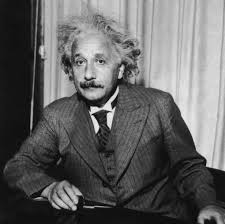
#> input picture images/einstein.jpeg, 225 x 224 px, found by its file name
$ jupyter execute 2-basis-and-fourier.ipynb
#> lines starting #> are read from the running program, lines starting #| are printed output that depends on the picture
# Image Filtering Module: Fourier Transform as Change of Basis

**Notes from Hany Farid's Computer Vision Course (UC Berkley)**
https://farid.berkeley.edu/downloads/tutorials/learnComputerVision/

[cell 1]
# Imports for this notebook
import numpy as np
import matplotlib.pyplot as plt
from scipy import ndimage
from scipy.signal import sepfir2d

## Basis and Fourier

### Canonical Basis

We have been talking about vectors assuming a canonical basis - which is to say that if we have a 2 dimensional space we typically assume that our two basis vectors ($\hat i$ and $\hat j$) are 1 along the relevant axis and everything else is 0.

So, the basis vector $\hat i$ in the x direction is (1,0) and the basis vector $\hat j$ in the y direction is (0,1). See the ["Change of Basis" video from 3Blue1Brown's Essence of Linear Algebra series](https://www.youtube.com/watch?v=P2LTAUO1TdA&list=PLZHQObOWTQDPD3MizzM2xVFitgF8hE_ab&index=13) for more intuition on that.

If we have a series of signals $[1,2,3,4,5,6,7]$, we assume that they map to a sum of "scaled and shifted impulses" - these are assumed to be using canonical basis:

```
1(1 0 0 0 0 0 0)
2(0 1 0 0 0 0 0)
3(0 0 1 0 0 0 0)
4(0 0 0 1 0 0 0)
5(0 0 0 0 1 0 0)
6(0 0 0 0 0 1 0)
7(0 0 0 0 0 0 1)
```

So our equation for a discrete signal can then be represented as a sum of some scaled and shifted impulses where $a_k$ is the scalar value we see above (1,2,3...7) and $b_k$ is the degree to which our impulse is shifted (as seen in the vectors above):

$f[x] = \sum\limits_{k=0}^{m-1} a_k b_k(x) $

But how do we find $a_k$? We just need to take the dot product between our input signal and corresponding basis vector:

$ a_k = \sum\limits_{l=0}^{m-1} f(l) b_k(l) $

### Fourier Series & Transform

Though we typically assume canonical basis when discussing vectors (as seen above), it's really just a convenient representation - but we can choose to use any basis we want instead of the canonical basis.

In the Fourier series we use a $cos$ basis in the form of:

$f[x] = \frac{1}{m}
\sum\limits_{k=0}^{m-1}
c_k \cos \bigg{(}
\frac{2 \pi k}{m} x + \phi_k \bigg{)}$

In the above expression we are describing our discrete series $f[x]$ with three important terms:

- **Frequency:**
$\frac{2 \pi k}{m} $ above ... but this is more often represented as **$w_k x$**

- **Phase:**
$\phi_k$ (phase shifted cosines are sinusoidal)

- **Amplitude:**
$c_k$ (scale of cosine or sine function)

---
#### Fixing our basis

The problem is that our phase term $\phi_k$ aparently leaves us with a non-fixed basis because it is dependent on $k$ (each discrete signal) and we don't want that so we need a way to fix our basis

We can fix this by using the following trig identity:

$\cos(A+B) = \cos(A)\cos(B) - \sin(A)\sin(B)$

So the above equation can now be represented as:

$f[x] = \frac{1}{m}
\sum\limits_{k=0}^{m-1}
c_k \cos(\phi_k) \cos(\omega_k x)- c_k \sin(\phi_k)(\sin(\omega_k x)$

But because the $\cos(\phi_k)$ and $-\sin(\phi_k)$ are just scale factors we can bundle them up with our other $c_k$ scale term (the amplitude) as $a_k$ and $b_k$ respectively:

$f[x] = \frac{1}{m}
\sum\limits_{k=0}^{m-1}
a_k \cos(\omega_k x) + b_k(\sin(\omega_k x)$

*Note*: It sounds like the negative sign introduced in the trig identity for cosine has been absorbed into the $b_k$ term above

So now we've managed to pull our phase term $\phi_k$ out of the basis and into the scale term so our basis itself can remain fixed across each impulse in our discrete signal. But we have two fixed basis - the $\cos(\omega_k x)$ and $\sin(\omega_k x)$ terms - that we need to carry around

#### Questions:

- Looking at the following Fourier expression, why does the $_k$ in our phase term ($\phi_k$) create the non-fixed basis problem but the $_k$ in our frequency term ($\omega_k x$) does not? Put another way, how can I build intuition for the fact that we have a fixed basis when frequency modulated but a non-fixed basis when phase modulated?

$f[x] = \frac{1}{m}
\sum\limits_{k=0}^{m-1}
c_k \cos(\omega_k x + \phi_k)$

---
### Fourier in 2D

We can similarly compute the Fourier transform in 2 dimensions, now with a double sum over every pixel in the image (in our case)

$f[x,y] = \frac{1}{m^2}
\sum\limits_{k=0}^{m-1}
\sum\limits_{l=0}^{m-1}
c_{kl} \cos(\omega_k x + \omega_l y + \phi_{kl})$

But we have to do same thing we did above to remove the phase term $\phi_{kl}$ from the cos term to avoid having our basis changed every time we evaluate a pixel in the image. This leaves us with:

$f[x,y] = \frac{1}{m2}
\sum\limits_{k=0}^{m-1}
\sum\limits_{l=0}^{m-1}
a_{kl} \cos(\omega_k x + \omega_l y) +
b_{kl}\sin(\omega_k x + \omega_l y)$

The above is now a statement that we can understand our discrete series with two basis which are frequency modulated but not phase modulated - though we still need to know how to find our scalar values $a_{kl}$ and $b_{kl}$!

We can do this by taking the dot product of the image (all pixel values) and the cos or sin basis:

$ a_{kl} = \sum\limits_{k=0}^{m-1}
\sum\limits_{l=0}^{m-1}
f[u,v] \cos(\omega_k u + \omega_l v)$

$ b_{kl} = \sum\limits_{k=0}^{m-1}
\sum\limits_{l=0}^{m-1}
f[u,v] \sin(\omega_k u + \omega_l v)$

#### Complex Exponential Representation
We can express the same statement above with a complex exponential instead of the cos term originally used:

$ f[x,y] = \frac{1}{m2}
\sum\limits_{k=0}^{m-1}
\sum\limits_{l=0}^{m-1}
c_{kl} e^{i(\omega_k x + \omega_l y)}$

And our new scale term, $c_{kl}$ can be found by taking the difference between $a_{kl}$ and $ib_{kl}$:

$ c_{kl} = a_{kl} - ib_{kl} =
\sum\limits_{k=0}^{m-1}
\sum\limits_{l=0}^{m-1}
f[u,v] e^{i(\omega_k u + \omega_l v)}$

### Exercise #8 - Compute the log of the magnitude of the Fourier transform

> Write some code to compute the log of the magnitude of the Fourier transform of a grayscale image.

> See `numpy.fft.fft2` (note, origin of fft will be in top-left corner, see also `numpy.fft.fftshift` to place the origni in the image center).

Some verbal instructions:
1. Take a gray-scale image
2. Take the Fourier transform
3. Compute the magnitude (sqrt of the "cosine term" + "imaginary/sine term")
4. Take the log of the magnitude above

[cell 2]
# I'll re-use our einstein image and convert it to a single channel again
img_raw = 1.0 * plt.imread('../images/einstein.jpeg')
#> img_raw: shape (224, 225, 3) float64; min 0, max 245, mean 99.1
img = np.average(img_raw, axis=-1)

f = np.fft.fft2(img)
fshift = np.fft.fftshift(f)
fmag = np.abs(fshift[:,:])
plt.imshow(fmag, cmap="gray")

[cell 3]
# Now let's plot the log of the magnitude
fmaglog = np.log(fmag)
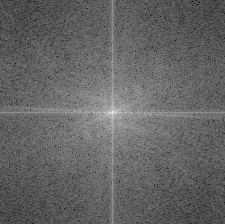
#> fmaglog: shape (224, 225) float64; min 2.2, max 15.42, mean 7.42; drawn with min black and max white
plt.imshow(fmaglog, cmap="gray")

The problem log of the Fourier magnitude above would suggest strong vertical and horizontal shifts in the image (which is not the case in our image!)

It turns out this is an artifact because the Fourier transformation assumes the image/signal is periodic... which our image isn't (the top values do not match the bottom, same with left to right). So the strong lines we see are due to the fact that we have the cut-offs at the edges of our image which do not match up when you wrap it around in a continuous fashion.

Hany shows us how to account for that by creating hanning windows, as in his solution below:

[cell 4]
[ydim,xdim] = img.shape
#> ydim = 224; xdim = 225
win = np.outer( np.hanning(ydim), np.hanning(xdim))
win = win / np.mean(win) # make unit-mean

win_img = img*win
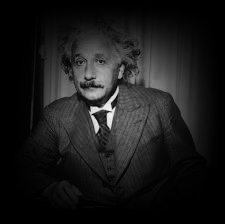
#> win_img: shape (224, 225) float64; min 0, max 980.4, mean 100.8; drawn with min black and max white
plt.imshow(win_img, cmap='gray')

This window supresses values at the edges of the image down to 0 so that it forces periodicity in the image overall. Now we can take the magnitude and log(magnitude)

[cell 5]
F = np.fft.fftshift(np.fft.fft2(win_img))
Fmag = np.abs(F)
plt.imshow(Fmag, cmap='gray')

[cell 6]
# Now let's plot the log of the magnitude
Fmaglog = np.log(Fmag)
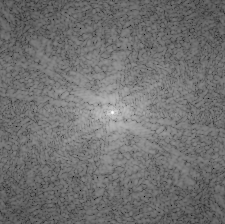
#> Fmaglog: shape (224, 225) float64; min 2.38, max 15.44, mean 8.19; drawn with min black and max white
plt.imshow(Fmaglog, cmap="gray")

$ run again, with images/rudy-rasmus-D9T9fI2Om3U-unsplash.jpeg copied over images/einstein.jpeg
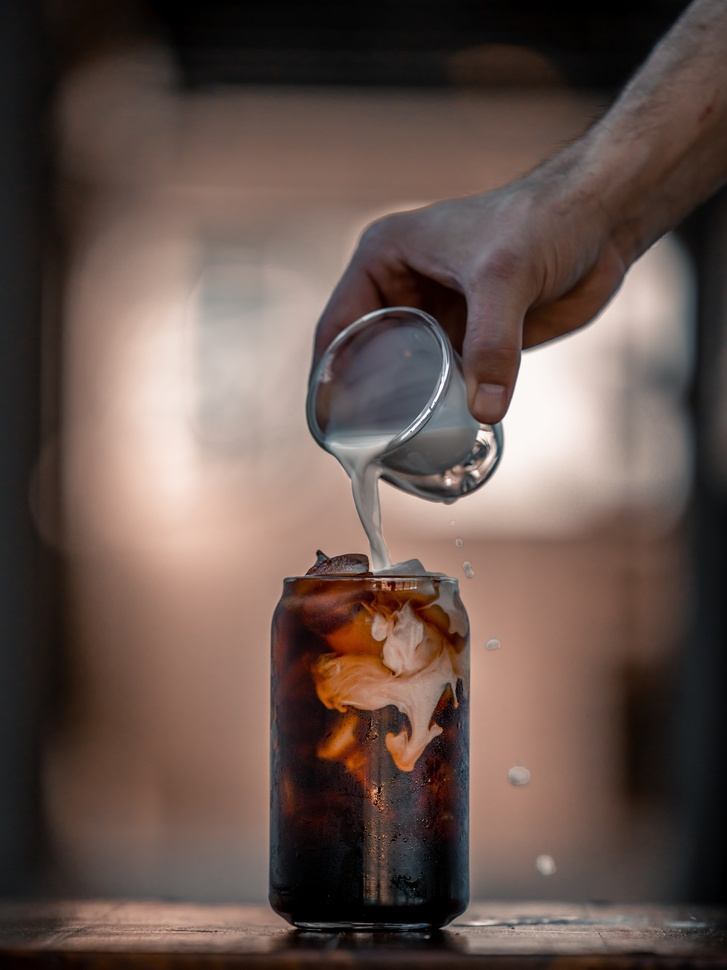
#> input picture images/rudy-rasmus-D9T9fI2Om3U-unsplash.jpeg, 727 x 970 px, shrunk from 4094 x 5462 before the run, found by its file name
#> `fmaglog = np.log(fmag)`:
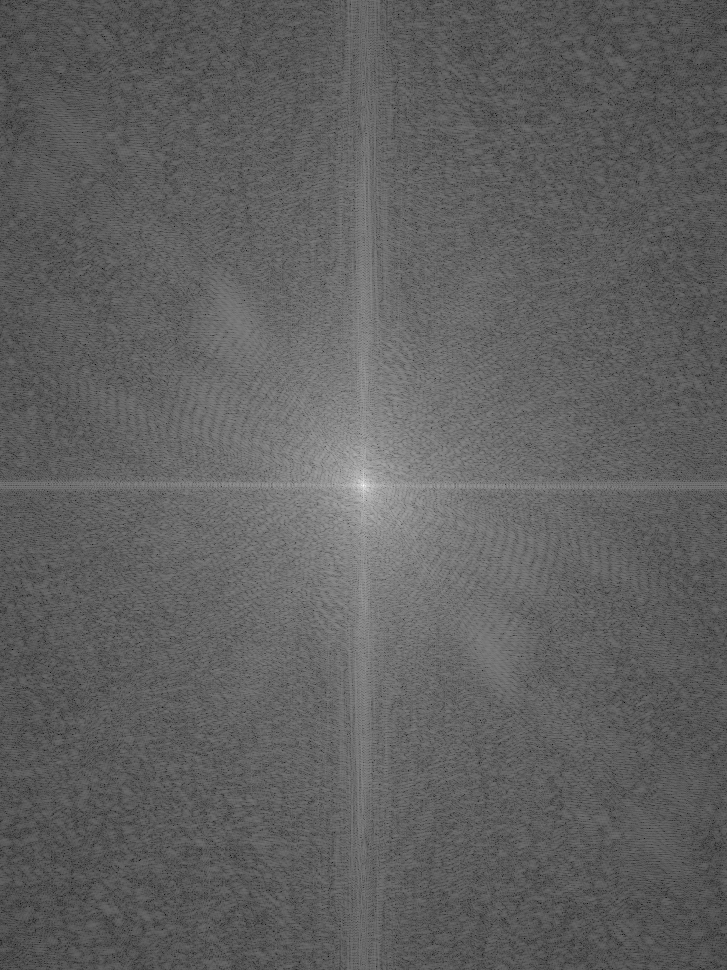
#> fmaglog: shape (970, 727) float64; min 1.12, max 17.93, mean 7.49; drawn with min black and max white
#> `win_img = img*win`:
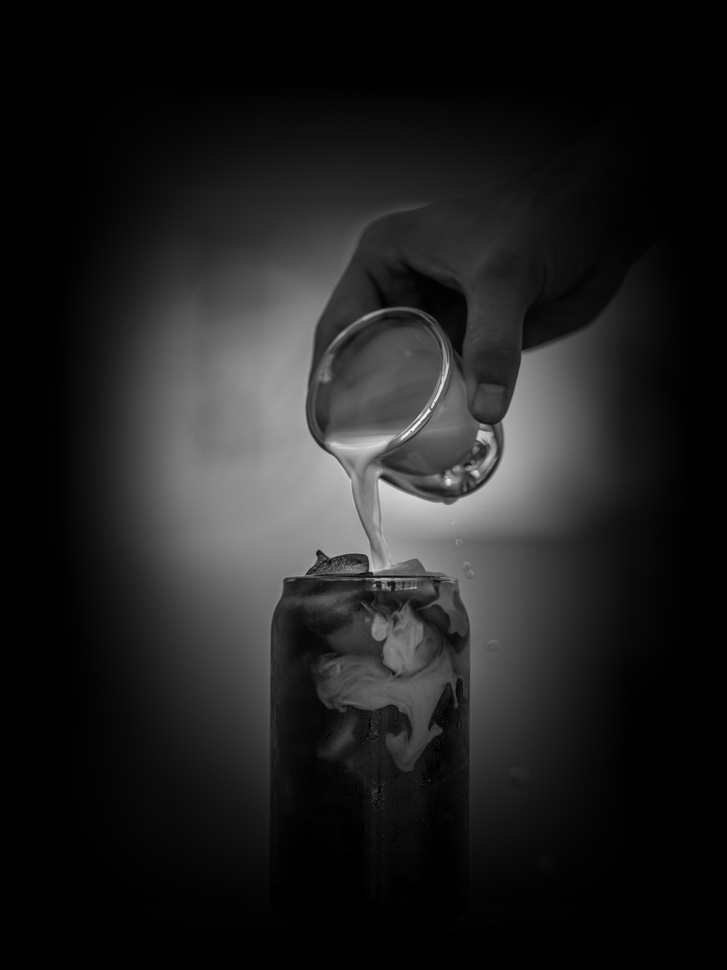
#> win_img: shape (970, 727) float64; min 0, max 956.2, mean 119.9; drawn with min black and max white

$ run again, with images/HanyFaridDistort.jpg copied over images/einstein.jpeg
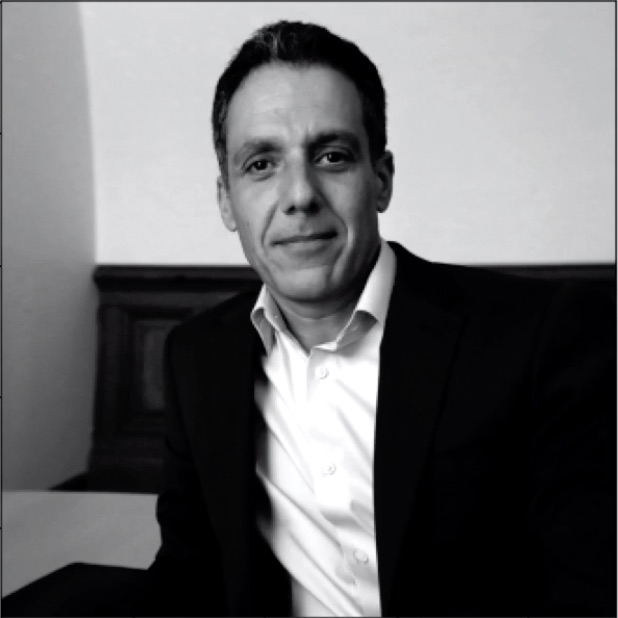
#> input picture images/HanyFaridDistort.jpg, 618 x 618 px, found by its file name
#> `fmaglog = np.log(fmag)`:
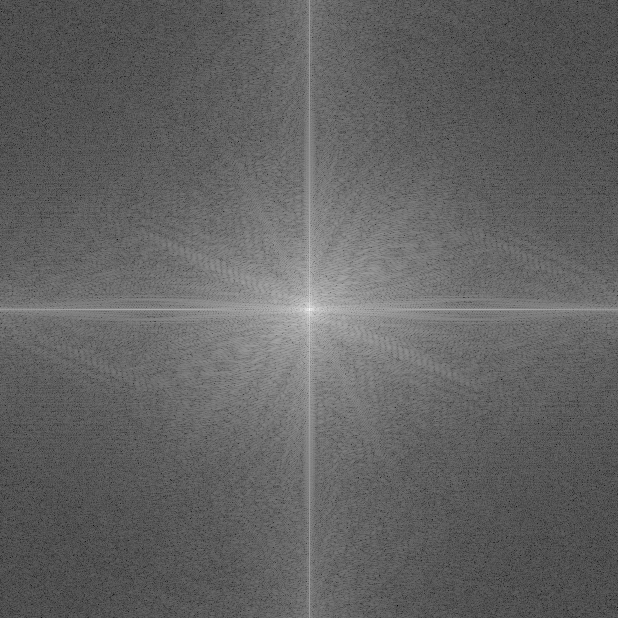
#> fmaglog: shape (618, 618) float64; min -0.435, max 17.52, mean 6.55; drawn with min black and max white
#> `win_img = img*win`:
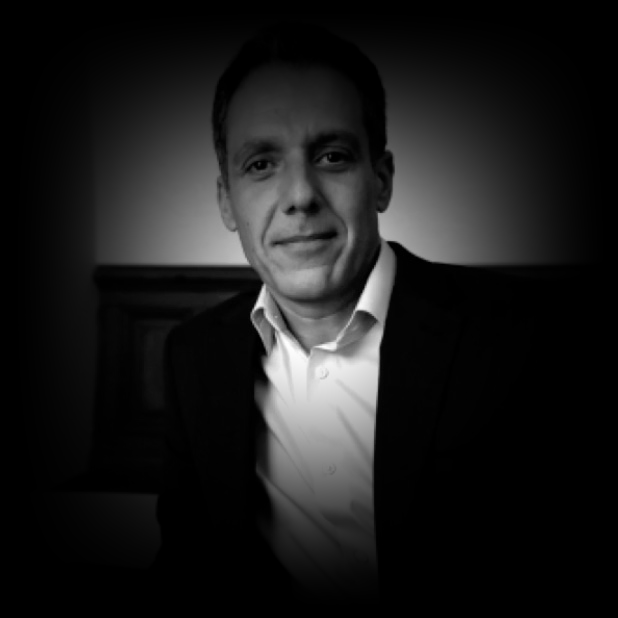
#> win_img: shape (618, 618) float64; min 0, max 980.8, mean 104.2; drawn with min black and max white
